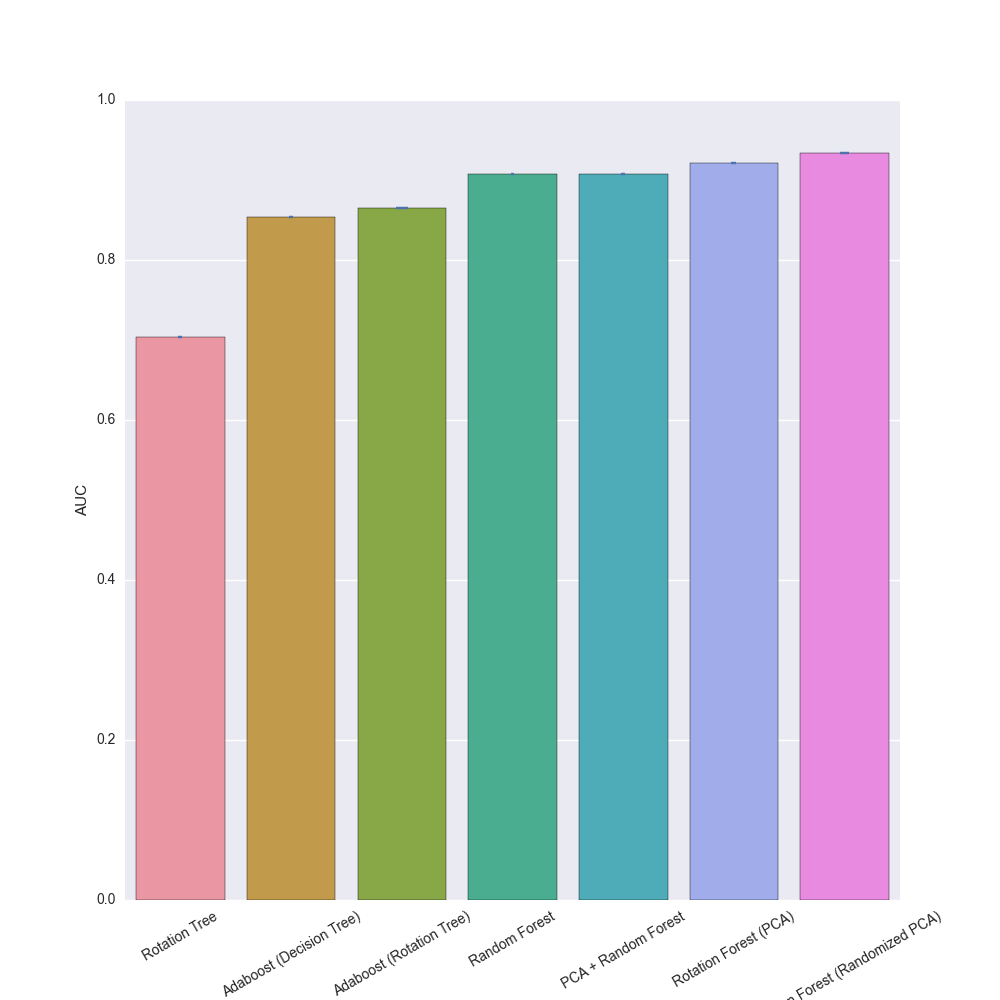

Here is the Python script that generated this plot:
import numpy as np
import pandas as pd
from sklearn.datasets import make_classification
from rotation_forest import RotationTreeClassifier, RotationForestClassifier
from sklearn.ensemble import RandomForestClassifier, BaggingClassifier
from sklearn.ensemble import AdaBoostClassifier
from sklearn.tree import DecisionTreeClassifier
from sklearn.cross_validation import StratifiedKFold
from sklearn.metrics import roc_auc_score

from sklearn.pipeline import make_pipeline
from sklearn.decomposition import PCA

import matplotlib.pyplot as plt
import seaborn as sns

def classification_data():
    n_features = 30
    n_redundant = int(0.1 * n_features)
    n_informative = int(0.6 * n_features)
    n_repeated = int(0.1 * n_features)

    X, y = make_classification(n_samples=500, n_features=n_features, flip_y=0.03,
                               n_informative=n_informative, n_redundant=n_redundant,
                               n_repeated=n_repeated, random_state=9)

    return X, y

def test_toy_data(name, clf):
    X, y = classification_data()
    k_folds = 5
    cv = StratifiedKFold(y, k_folds, random_state=1234)

    acc, auc = [], []
    for train, test in cv:
        xt, xv, yt, yv = X[train, :], X[test, :], y[train], y[test]
        clf.fit(xt, yt)
        yhat = clf.predict(xv)
        proba = clf.predict_proba(xv)[:, 1]
        acc.append(np.mean(yhat == yv))
        auc.append(roc_auc_score(yv, proba))

    acc_mean, acc_std = np.mean(acc), np.std(acc)
    auc_mean, auc_std = np.mean(auc), np.std(auc)
    print name
    print 'accuracy: {0:.3f} +/- {1:.3f}'.format(acc_mean, acc_std)
    print 'auc: {0:.3f} +/- {1:.3f}'.format(auc_mean, auc_std)
    print '-'*80
    return {'name': name,
            'acc_mean': acc_mean,
            'acc_std': acc_std,
            'auc_mean': auc_mean,
            'auc_std': auc_std}

classifiers = [('Random Forest',
               RandomForestClassifier(random_state=12, n_estimators=25)),
              ('PCA + Random Forest',
               make_pipeline(PCA(), RandomForestClassifier(random_state=12,
                                                           n_estimators=25))),
              ('Rotation Tree',
               RotationTreeClassifier(random_state=12,
                                      n_features_per_subset=3)),
              ('Rotation Forest (PCA)',
               RotationForestClassifier(random_state=12,
                                        n_estimators=25,
                                        n_features_per_subset=3)),
              ('Rotation Forest (Randomized PCA)',
               RotationForestClassifier(random_state=12,
                                        n_estimators=25,
                                        n_features_per_subset=3,
                                        rotation_algo='randomized')),
              ('Adaboost (Rotation Tree)',
               AdaBoostClassifier(RotationTreeClassifier(n_features_per_subset=3,
                                                         random_state=12,
                                                         max_depth=3),
                                  n_estimators=25,
                                  random_state=12)
              ),
              ('Adaboost (Decision Tree)',
               AdaBoostClassifier(DecisionTreeClassifier(random_state=12,
                                                         max_depth=3),
                                  n_estimators=25,
                                  random_state=12)
              )]



if __name__ == '__main__':
    results = []
    for name, clf in classifiers:
        results.append(test_toy_data(name, clf))
    df = pd.DataFrame(results)
    plt.figure(figsize=(10, 10))
    sns.barplot(x='name', y='auc_mean', data=df.sort('auc_mean'),
                xerr=df['auc_std'].values)
    plt.xticks(rotation=30)
    plt.xlabel('Classifier')
    plt.ylabel('AUC')
    plt.savefig('simple_benchmark.png')
